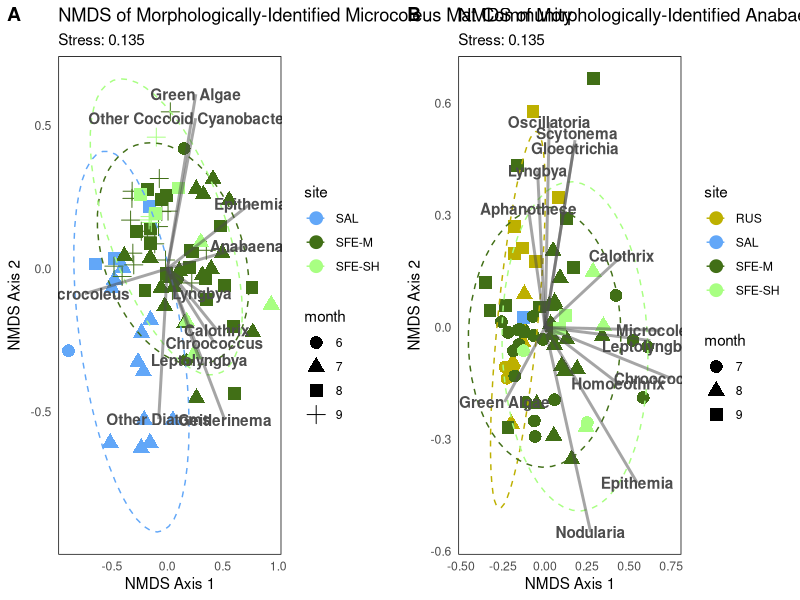

Here is the R script that generated this plot:
####
# loading packages
library(tidyverse)
library(vegan)

set.seed(666)

# load data- only care about community and not environmental here
tm <- read.csv("./data/morphological/tm_algalonly.csv") %>% 
  mutate(month = month(field_date),
         year = year(field_date))
tac <- read.csv("./data/morphological/tac_algalonly.csv") %>% 
  mutate(month = month(field_date),
         year = year(field_date))
nt <- read.csv("./data/morphological/nt_algalonly.csv") %>% 
  mutate(month = month(field_date),
         year = year(field_date))

# function to see which columns have nothing other than zero
check_zeros <- function(df) {
  for(i in 1:ncol(df)) {
    check <- any(which(df[i] > 0))
    if(check == FALSE) {
      return(colnames(df)[i])
    }
  }
}
# should probably move this code block to processing code
check_zeros(tm)
check_zeros(tac)
check_zeros(nt)
# remove aphanothece to avoid errors
tm <- tm %>% 
  select(!aphanothece)

# create matrix
tm_sub<- tm[,c(4:(ncol(tm) - 2))] %>% 
  dplyr::select(!sample_type)
tm_matrix <- as.matrix(tm_sub)

tac_sub <- tac[,c(4:(ncol(tac) - 2))] %>% 
  dplyr::select(!sample_type)
nt_sub <- nt[,c(4:(ncol(nt) - 2))] %>% 
  dplyr::select(!sample_type)
tac_matrix <- as.matrix(tac_sub)
nt_matrix <- as.matrix(nt_sub)

# nmds

nmds_tm <- metaMDS(tm_matrix,
                   distance = "bray",
                   trymax = 500,
                   autotransform = TRUE)

nmds_scores <- as.data.frame(scores(nmds_tm, "sites"))
nmds_data <- cbind(nmds_scores, tm %>% select(site_reach, site, field_date, month, year))
nmds_data$month <- as.character(nmds_data$month)

nmds_tac <- metaMDS(tac_matrix,
                    distance = "bray",
                    trymax = 500,
                    autotransform = TRUE)
nmds_scores_tac <- as.data.frame(scores(nmds_tac, "sites"))
nmds_data_tac <- cbind(nmds_scores_tac, tac %>% select(site_reach, site, field_date, month, year))
nmds_data_tac$month <- as.character(nmds_data_tac$month)

nmds_nt <- metaMDS(nt_matrix,
                    distance = "bray",
                    trymax = 500,
                    autotransform = TRUE)
nmds_scores_nt <- as.data.frame(scores(nmds_nt, "sites"))
nmds_data_nt <- cbind(nmds_scores_nt, nt %>% select(site_reach, site, field_date, month, year))
nmds_data_nt$month <- as.character(nmds_data_nt$month)


# loadings attempt
vf <- envfit(nmds_tm, tm_matrix, perm = 999)
vf_tac <- envfit(nmds_tac, tac_matrix, perm = 999)
vf_nt <- envfit(nmds_nt, nt_matrix, perm = 999)

vf_coord <- as.data.frame(scores(vf, "vectors")) * ordiArrowMul(vf)
vf_coord_tac <- as.data.frame(scores(vf_tac, "vectors")) * ordiArrowMul(vf_tac)
vf_coord_nt <- as.data.frame(scores(vf_nt, "vectors")) * ordiArrowMul(vf_nt)
green_algae <- vf_coord_tac["green_algae",]
geitlerinema <- vf_coord_nt["geitlerinema",]
ulothrix <- vf_coord_nt["ulothrix",]
homoeothrix <- vf_coord_nt["homoeothrix",]

# remove unknowns
vf_coord_tac <- vf_coord_tac[-c(18,22),]
vf_coord <- vf_coord[-c(17, 21),]
vf_coord_nt <- vf_coord_nt[-c(41,42),]

# remove ones I don't care about or find redundant
vf_coord <- vf_coord %>% 
  filter(abs(NMDS1) >= 0.3 | abs(NMDS2) >= 0.3)
vf_coord_tac <- vf_coord_tac %>% 
  filter(abs(NMDS1) >= 0.3 | abs(NMDS2) >= 0.3)
vf_coord_nt <- vf_coord_nt %>% 
  filter(abs(NMDS1) >= 0.35 | abs(NMDS2) >= 0.35)

# add back in green algae to TAC and stuff to NT
vf_coord_tac <- rbind(vf_coord_tac, green_algae)
vf_coord_nt <- rbind(vf_coord_nt, geitlerinema)
vf_coord_nt <- rbind(vf_coord_nt, ulothrix)
vf_coord_nt <- rbind(vf_coord_nt, homoeothrix)

# change anabaena & cyl to just anabaena for plotting purposees

# text specific locations change for graphs
vf_coord_text <- vf_coord
rownames(vf_coord_text) <- c("Anabaena", "Calothrix", "Chroococcus", "Epithemia", 
                             "Geitlerinema", "Green Algae", "Leptolyngbya", "Lyngbya",
                             "Microcoleus", "Other Diatoms", "Other Coccoid Cyanobacteria")
vf_coord_text["Chroococcus",][1,2] <- (-.26)

vf_coord_text_tac <- vf_coord_tac
rownames(vf_coord_text_tac) <- c("Aphanothece", "Calothrix", "Chroococcus", "Epithemia", 
                                 "Gloeotrichia", "Homoeothrix", "Leptolyngbya", "Lyngbya", 
                                 "Microcoleus", "Nodularia", "Oscillatoria", "Scytonema",
                                 "Green Algae")
vf_coord_text_tac["Chroococcus",][1,1] <- (0.7)
vf_coord_text_tac["Leptolyngbya",][1,2] <- (-.05)
vf_coord_text_tac["Gloeotrichia",][1,2] <- (.48)
vf_coord_text_tac["Scytonema",][1,2] <- (.52)
vf_coord_text_tac["Scytonema",][1,1] <- (.19)

vf_coord_text_nt <- vf_coord_nt
rownames(vf_coord_text_nt) <- c("Anabaena", "Cladophora", "Coelastrum", "Epithemia", "Leptolynbya", 
                                "Microcoleus", "Mougeotia", "Other Diatoms", "Nostoc", "Oedogonium", 
                                "Rhopalodia", "Spirogyra", "Stauridium", "Geitlerinema", "Ulothrix",
                                "Homoeothrix")
vf_coord_text_nt["Spirogyra",][1,2] <- (-0.52)
vf_coord_text_nt["Epithemia",][1,1] <- (-0.83)
vf_coord_text_nt["Cladophora",][1,1] <- (-0.53)
vf_coord_text_nt["Coelastrum",][1,1] <- (-0.04)
vf_coord_text_nt["Ulothrix",][1,2] <- (0.25)

# graphs

tm <- ggplot(nmds_data, aes(x = NMDS1, y = NMDS2)) +
  geom_point(aes(color = site, shape = month), size = 4) +
  stat_ellipse(aes(color = site), type = "t", linetype = 2, size = 0.5) +
  scale_color_manual(values = c("SAL" = "#62a7f8",
                                "SFE-M" = "#416f16",
                                "SFE-SH" = "#a8ff82")) +
  geom_segment(aes(x = 0, y = 0, xend = NMDS1, yend = NMDS2), 
               data = vf_coord_text, size =1, alpha = 0.5, colour = "grey30") +
  geom_text(data = vf_coord_text, aes(x = NMDS1, y = NMDS2), colour = "grey30", 
            fontface = "bold", label = row.names(vf_coord_text)) +
  theme_minimal() +
  theme(panel.grid = element_blank(),
        panel.border = element_rect(fill = NA, color = "black"),
        legend.position = "right") +
  labs(title = "NMDS of Morphologically-Identified Microcoleus Mat Community",
       subtitle = paste("Stress:", round(nmds_tm$stress, 3)),
       x = "NMDS Axis 1",
       y = "NMDS Axis 2")

tac <- ggplot(nmds_data_tac, aes(x = NMDS1, y = NMDS2)) +
  geom_point(aes(color = site, shape = month), size = 4) +
  stat_ellipse(aes(color = site), type = "t", linetype = 2, size = 0.5) +
  scale_color_manual(values = c("SAL" = "#62a7f8",
                                "SFE-M" = "#416f16",
                                "SFE-SH" = "#a8ff82",
                                "RUS" = "#bdb000")) +
  geom_segment(aes(x = 0, y = 0, xend = NMDS1, yend = NMDS2), 
               data = vf_coord_tac, size =1, alpha = 0.5, colour = "grey30") +
  geom_text(data = vf_coord_text_tac, aes(x = NMDS1, y = NMDS2), colour = "grey30", 
            fontface = "bold", label = row.names(vf_coord_text_tac)) +
  theme_minimal() +
  theme(panel.grid = element_blank(),
        panel.border = element_rect(fill = NA, color = "black"),
        legend.position = "right") +
  labs(title = "NMDS of Morphologically-Identified Anabaena Mat Community",
       subtitle = paste("Stress:", round(nmds_tm$stress, 3)),
       x = "NMDS Axis 1",
       y = "NMDS Axis 2")

nt <- ggplot(nmds_data_nt, aes(x = NMDS1, y = NMDS2)) +
  geom_point(aes(color = site, shape = month), size = 4) +
  stat_ellipse(aes(color = site), type = "t", linetype = 2, size = 0.5) +
  scale_color_manual(values = c("SAL" = "#62a7f8",
                                "SFE-M" = "#416f16",
                                "RUS" = "#bdb000")) +
  geom_segment(aes(x = 0, y = 0, xend = NMDS1, yend = NMDS2), 
               data = vf_coord_nt, size =1, alpha = 0.5, colour = "grey30") +
  geom_text(data = vf_coord_text_nt, aes(x = NMDS1, y = NMDS2), colour = "grey30", 
            fontface = "bold", label = row.names(vf_coord_text_nt)) +
  theme_minimal() +
  theme(panel.grid = element_blank(),
        panel.border = element_rect(fill = NA, color = "black"),
        legend.position = "right") +
  labs(title = "NMDS of Morphologically-Identified Periphyton Community",
       subtitle = paste("Stress:", round(nmds_tm$stress, 3)),
       x = "NMDS Axis 1",
       y = "NMDS Axis 2")


library(cowplot)
plot_grid(tm, tac, labels = c('A', 'B'), align = "v")
